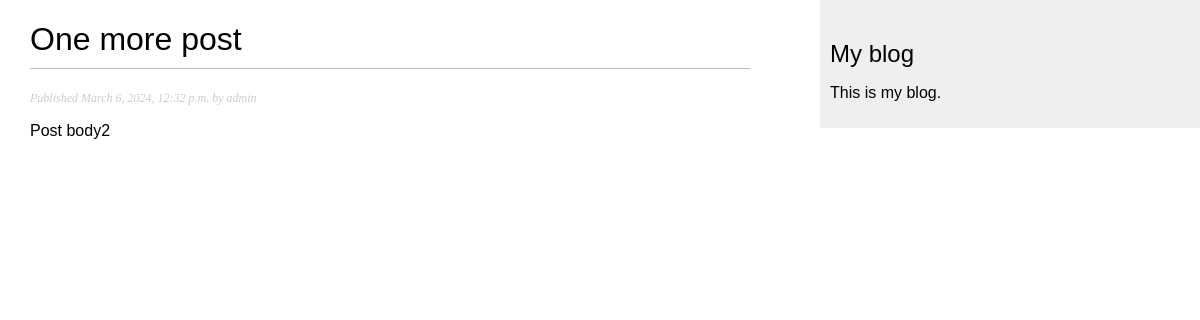
/blog/2024/3/6/one-more-post/, run on the app's committed database.
### blog/models.py (models this page shows, shortened)
class Post(models.Model):
    class Status(models.TextChoices):
        DRAFT = 'DF', 'Draft'
        PUBLISHED = 'PB', 'Published'
    title = models.CharField(max_length=250)
    slug = models.SlugField(max_length=250, unique_for_date='publish') # уникальное по полю publish
    author = models.ForeignKey(User,
                               on_delete=models.CASCADE,
                               related_name='blog_posts')
    body = models.TextField()
    publish = models.DateTimeField(default=timezone.now)
    created = models.DateTimeField(auto_now_add=True)
    updated = models.DateTimeField(auto_now=True)
    status = models.CharField(max_length=2,
                              choices=Status.choices,
                              default=Status.DRAFT)
    objects = models.Manager()  # менеджер, применяемый по умолчанию
    published = PublishedManager()  # конкретно-прикладной менеджер
    class Meta:
        ordering = ['-publish']
        indexes = [
            models.Index(fields=['-publish']),
        ]

### blog/views.py (the view)
def post_detail(request, year, month, day, post): # представление детальной информации о посте (опубликованном)
    post = get_object_or_404(Post,
                             status=Post.Status.PUBLISHED,
                             slug=post,
                             publish__year=year,
                             publish__month=month,
                             publish__day=day
                             )
    return render(request,
                  'blog/post/detail.html',
                  {'post': post})

### blog/templates/blog/post/detail.html (shortened to what this page needs)
{% extends "blog/base.html" %}
{% block content %}
<h1>{{ post.title }}</h1>
<p class="date">
Published {{ post.publish }} by {{ post.author }}
</p>
{{ post.body|linebreaks }}
{% endblock %}

### blog/static/css/blog.css (style rules this page uses)
body { margin:0; padding:0; font-family:helvetica, sans-serif; }
h1 { font-weight:normal; border-bottom:1px solid #bbb; padding:0 0 10px 0; }
p.date { color:#ccc; font-family: georgia, serif; font-size: 12px; font-style: italic; }

### data on the page
Post: title "One more post", publish "March 6, 2024, 12:32 p.m.", author "admin", body "Post body2"
